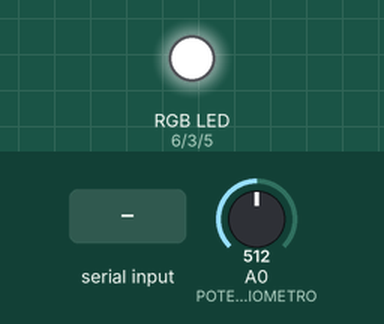
This sketch was run on a simulated Arduino Uno, built with avr-gcc and run on an emulated ATmega328P. Parts: an RGB LED mixed from three pins (HIGH = lit). The test bench sets the inputs (shaded band); at power-on: A0 (POTENCIOMETRO) = 512.

Above: at 1.2 s.
1.3 s: "R" received over Serial
At 2.5 s:
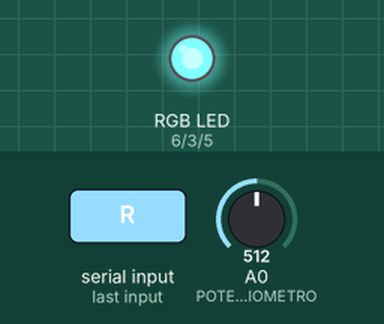
2.9 s: A0 (POTENCIOMETRO) set to 716
At 3.6 s:
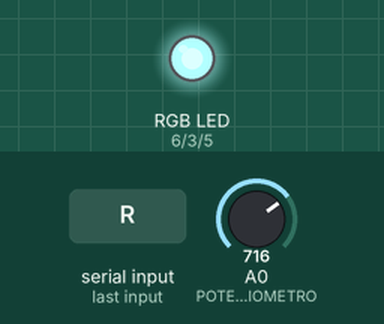
4.4 s: "G" received over Serial
At 4.8 s:
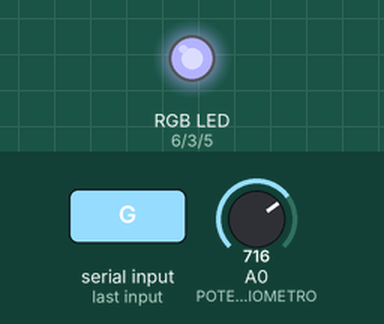
6.0 s: A0 (POTENCIOMETRO) set to 900
At 7.2 s:
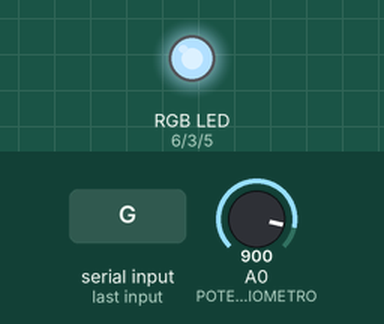
7.5 s: "B" received over Serial
At 8.4 s:
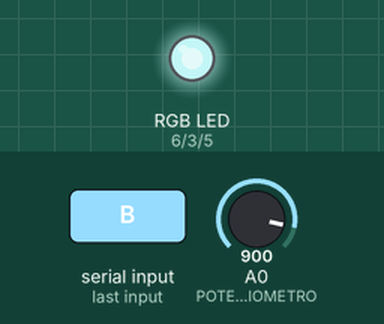
9.1 s: "90,45\n" received over Serial
At 9.8 s:
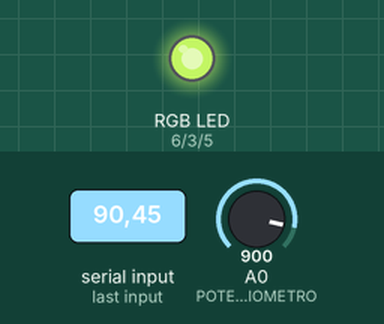
Timing chart, 0 to 11.7 s (numbered marks = the images above; inputs shaded):
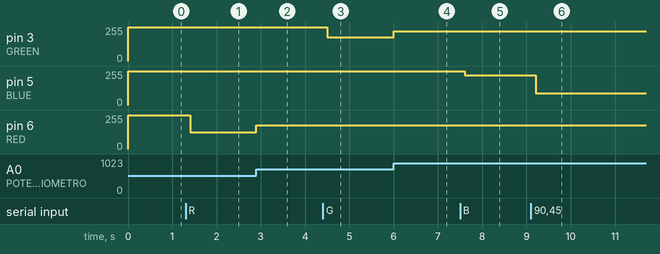

The sketch:

LEG-RGB_CODE.ino
```cpp
/*
 * Aluno: Thalys Fabrete Cândido
 * Data: 01/12/2020
 *
 */

// Incluindo biblioteca para armazenamento de valores na EEPROM
#include <EEPROM.h>

// Definindo os pinos correspondentes a cada cor
#define RED 6
#define GREEN 3
#define BLUE 5

// Definindo o pino que recebe o sinal do potenciometro
#define POTENCIOMETRO A0

// Variáveis que irão simular as saídas analógicas (variando de 0 a 255)
int red, green, blue;

// Definindo variável que irá receber o valor do potenciômetro
int potenciometro = -1;

// Entrada de dados
String entrada;
String cor;
// Entrada de valores 0 a 255
int valor;
bool isValue = true; // variável boolenada que demonstra se o valor é ou não int
// Definindo endereços onde serão armazenados os valores na EEPROM
int redAdress = 0;
int greenAdress = 1;
int blueAdress = 2;
// Valor para alterar os leds durante o curso do programa
int valorAtual;
void setup()
{
  // Definindo os pinos dos leds como output
  pinMode(RED, OUTPUT);
  pinMode(GREEN, OUTPUT);
  pinMode(BLUE, OUTPUT);

  // Iniciando monitor serial
  Serial.begin(9600);
  Serial.setTimeout(100);
  // Recuperando valores da EEPROM
  red = EEPROM.read(redAdress);
  green = EEPROM.read(greenAdress);
  blue = EEPROM.read(blueAdress);
}

void loop()
{
  // Leitura do monitor serial
  if(Serial.available() > 0)
  {
    entrada = Serial.readString();
    if(entrada != "S" && entrada != "R" && entrada != "G" && entrada != "B"){
      isValue = true;
      valor = entrada.toInt();
      // Em caso de valores exorbitantes:
      if(valor > 255) valor = 255;
      else if(valor < 0) valor = 0;
    }
    else{
      isValue = false;
    }
  }

  if(entrada != "S" && (entrada == "R" || entrada == "G" || entrada == "B"))
  {
    cor = entrada; // salvando cor selecionada
    // Lendo da entrada analógica do potenciômetro
    potenciometro = analogRead(POTENCIOMETRO);
    // Mapeando o resultado do potenciômetro dentro do intervalor de 0 a 255
    potenciometro = map(potenciometro, 0, 1023, 0, 255);
  }
  else if(isValue)
  {
    potenciometro = -1;
  }
  if(entrada == "S")
  {
     EEPROM.write(redAdress, red);
     EEPROM.write(greenAdress, green);
     EEPROM.write(blueAdress, blue);
     entrada = "";
  }
  else if((cor == "R" || cor == "G" || cor == "B")){
    if(potenciometro != -1)
    {
      valorAtual = potenciometro;
    }
    else
    {
      valorAtual = valor;
    }
    ligarLed(cor, valorAtual);
  }
  // Acendendo os leds
  analogWrite(RED, red);
  analogWrite(GREEN, green);
  analogWrite(BLUE, blue);
}

void ligarLed(String cor, int intensidade)
{
  if(cor == "R")
  {
    red = intensidade;
  }
  else if(cor == "G")
  {
    green = intensidade;
  }
  else if(cor == "B")
  {
    blue = intensidade;
  }
}
```

Measured:
- after the input at 1.3 s, pin 6 (RED): 255/255 → 127/255 after 0.10 s
- after the input at 2.9 s, pin 6 (RED): 127/255 → 178/255 at once
- after the input at 4.4 s, pin 3 (GREEN): 255/255 → 178/255 after 0.10 s
- after the input at 6.0 s, pin 3 (GREEN): 178/255 → 224/255 at once
- after the input at 7.5 s, pin 5 (BLUE): 255/255 → 224/255 after 0.10 s
- after the input at 9.1 s, pin 5 (BLUE): 224/255 → 90/255 after 0.11 s
